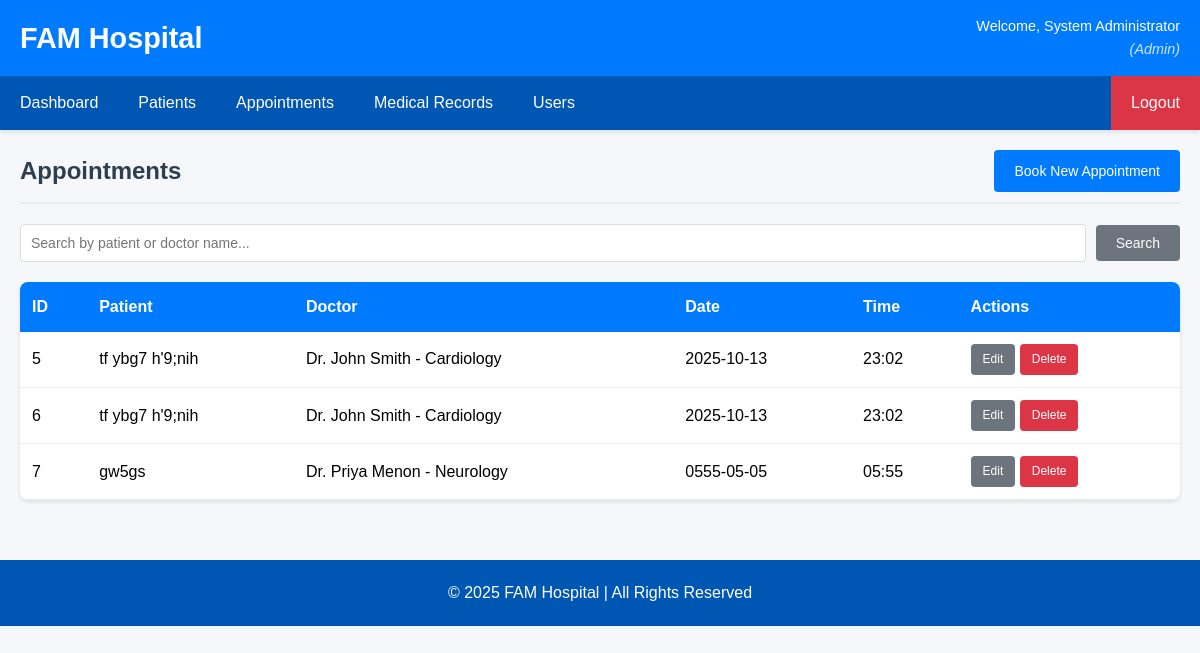
The page /view_appointments (signed in) on the database its author committed.
### tables this page shows
CREATE TABLE appointments (
            id INTEGER PRIMARY KEY AUTOINCREMENT,
            patient_name TEXT,
            doctor_name TEXT,
            date TEXT,
            time TEXT
        );

### app.py (the view)
@app.route('/view_appointments')
@login_required
def view_appointments():
    search = request.args.get('search', '')
    conn = sqlite3.connect(DB_NAME)
    cursor = conn.cursor()
    if search:
        cursor.execute("SELECT * FROM appointments WHERE patient_name LIKE ? OR doctor_name LIKE ? ORDER BY date DESC, time DESC", (f'%{search}%', f'%{search}%'))
    else:
        cursor.execute("SELECT * FROM appointments ORDER BY date DESC, time DESC")
    appointments = cursor.fetchall()
    conn.close()
    return render_template("view_appointments.html", appointments=appointments, search=search)

### app.py (called while the page is built)
def login_required(f):
    @wraps(f)  # Preserve the original function's metadata (name, docstring, etc.)
    def decorated_function(*args, **kwargs):
        if 'user_id' not in session:
            flash('Please log in to access this page.', 'error')
            return redirect(url_for('login'))
        return f(*args, **kwargs)
    return decorated_function

### templates/view_appointments.html (shortened to what this page needs)
{% extends "base.html" %}
{% block content %}
<div class="page-header">
    <h2>Appointments</h2>
    <a href="{{ url_for('index') }}" class="btn btn-primary">Book New Appointment</a>
</div>
<div class="search-container">
    <form method="GET" class="search-form">
        <input type="text" name="search" placeholder="Search by patient or doctor name..." value="{{ search }}" class="search-input">
        <button type="submit" class="btn btn-secondary">Search</button>
    </form>
</div>
<div class="table-container">
    <table class="data-table">
        <thead>
            <tr>
                <th>ID</th>
                <th>Patient</th>
                <th>Doctor</th>
                <th>Date</th>
                <th>Time</th>
                <th>Actions</th>
            </tr>
        </thead>
        <tbody>
            {% for appointment in appointments %}
            <tr>
                <td>{{ appointment[0] }}</td>
                <td>{{ appointment[1] }}</td>
                <td>{{ appointment[2] }}</td>
                <td>{{ appointment[3] }}</td>
                <td>{{ appointment[4] }}</td>
                <td>
                    <a href="{{ url_for('update_appointment', id=appointment[0]) }}" class="btn btn-sm btn-secondary">Edit</a>
                    <a href="{{ url_for('delete_appointment', id=appointment[0]) }}" class="btn btn-sm btn-danger" onclick="return confirm('Are you sure you want to delete this appointment?')">Delete</a>
                </td>
            </tr>
            {% endfor %}
        </tbody>
    </table>
</div>
{% endblock %}

### static/style.css (style rules this page uses)
body { font-family: Arial, sans-serif; margin: 0; padding: 0; background-color: #f5f7fa; line-height: 1.6; }
.page-header { display: flex; justify-content: space-between; align-items: center; margin-bottom: 20px; padding-bottom: 10px; border-bottom: 2px solid #e9ecef; }
.page-header h2 { color: #2c3e50; margin: 0; }
.table-container { background: white; border-radius: 8px; box-shadow: 0 2px 4px rgba(0,0,0,0.1); overflow: hidden; }
.data-table { width: 100%; border-collapse: collapse; }
.data-table th { background-color: #007bff; color: white; padding: 12px; text-align: left; font-weight: 600; }
.data-table td { padding: 12px; border-bottom: 1px solid #e9ecef; }
.search-container { margin-bottom: 20px; }
.search-form { display: flex; gap: 10px; align-items: center; }
.search-input { flex: 1; padding: 10px; border: 1px solid #ddd; border-radius: 4px; font-size: 14px; }
.btn { display: inline-block; padding: 10px 20px; border: none; border-radius: 4px; text-decoration: none; cursor: pointer; font-size: 14px; transition: all 0.3s; text-align: center; }
.btn-primary { background-color: #007bff; color: white; }
.btn-secondary { background-color: #6c757d; color: white; }
.btn-danger { background-color: #dc3545; color: white; }
.btn-sm { padding: 6px 12px; font-size: 12px; }

### rows shown on the page
appointments: id "5", patient_name "tf ybg7 h'9;nih", doctor_name "Dr. John Smith - Cardiology", date "2025-10-13", time "23:02"
appointments: id "6", patient_name "tf ybg7 h'9;nih", doctor_name "Dr. John Smith - Cardiology", date "2025-10-13", time "23:02"
appointments: id "7", patient_name "gw5gs", doctor_name "Dr. Priya Menon - Neurology", date "0555-05-05", time "05:55"

### other values the page prints
{{ session.full_name or session.username }} "System Administrator"
{{ session.user_role.title() }} "Admin"
